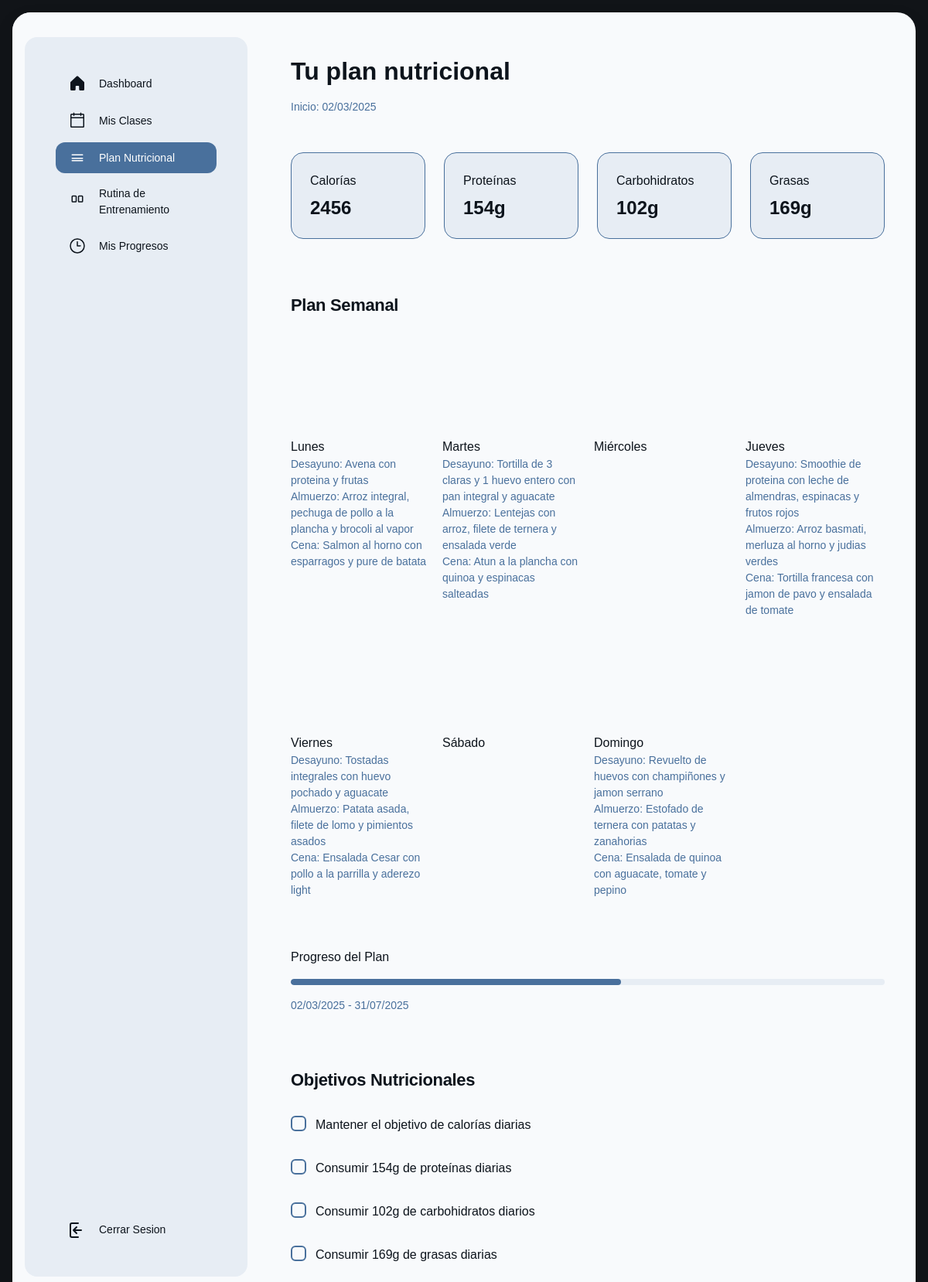
Page /index.php?controlador=nutricionPlan&action=home (signed in) on the committed database.
### tables this page shows
CREATE TABLE `planes_nutricionales` (
  `id` int(11) NOT NULL,
  `usuario_id` int(11) DEFAULT NULL,
  `fecha_inicio` date DEFAULT NULL,
  `fecha_fin` date DEFAULT NULL,
  `objetivo` enum('perdida de peso','ganancia muscular','mantenimiento') DEFAULT NULL
);

CREATE TABLE `dieta_diaria` (
  `id` int(11) NOT NULL,
  `plan_id` int(11) DEFAULT NULL,
  `dia_semana` enum('Lunes','Martes','Miercoles','Jueves','Viernes','Sabado','Domingo') DEFAULT NULL,
  `comida` enum('Desayuno','Almuerzo','Cena','Snack') DEFAULT NULL,
  `descripcion` text DEFAULT NULL
);

### controller/nutricionPlan_controller.php (called while the page is built, shortened)
<?php
function home(){
    require_once("model/gimnasio_model.php");
    $datos = new Gimnasio_model();
    $plan_nutricional = $datos->get_plan_nutricional_by_id($_SESSION['nombre']);
    $dieta_diaria = null;
    $info_nutricional = null;
    if ($plan_nutricional) {
        $dieta_diaria = $datos->get_dieta_by_plan($plan_nutricional['id']);
        $info_nutricional = $datos->get_info_nutricional_plan($plan_nutricional['id']);
    }
    require_once("view/nutricionPlan_view.php");
}
?>

### model/conectar.php (called while the page is built)
<?php
class Conectar{
    public static function conexion(){
        try {
            $conexion=new mysqli("localhost","root","","gimnasio_db");
            $conexion->set_charset("utf8mb4");
        } catch (Exception $e) {
            die('Error:'.$e->getMessage());
        }
        return $conexion;
    }
}
?>

### model/gimnasio_model.php (called while the page is built, shortened)
<?php
require_once 'conectar.php';
class Gimnasio_model {
    public $db;
    public function __construct() {
        $this->db = Conectar::conexion();
    }
    public function get_plan_nutricional_by_id($nombre) {
        $sql = "SELECT p.*, u.nombre as nombre_usuario
                FROM planes_nutricionales p
                JOIN usuarios u ON p.usuario_id = u.id_usuario
                WHERE u.nombre = ?";
        $stmt = $this->db->prepare($sql);
        $stmt->bind_param("s", $nombre);
        $stmt->execute();
        $resultado = $stmt->get_result();
        return $resultado->fetch_assoc();
    }
    public function get_dieta_by_plan($plan_id) {
        $sql = "SELECT * FROM dieta_diaria WHERE plan_id = $plan_id";
        $resultado = $this->db->query($sql);
        $dietas = array();
        while($row = $resultado->fetch_assoc()) {
            $dietas[] = $row;
        }
        return $dietas;
    }
    public function get_info_nutricional_plan($plan_id) {
        $sql = "SELECT
                SUM(a.calorias) as total_calorias,
                SUM(a.proteinas) as total_proteinas,
                SUM(a.carbohidratos) as total_carbohidratos,
                SUM(a.grasas) as total_grasas
                FROM dieta_diaria d
                JOIN alimentos a ON d.descripcion LIKE CONCAT('%', a.nombre, '%')
                WHERE d.plan_id = ?";
        $stmt = $this->db->prepare($sql);
        $stmt->bind_param("i", $plan_id);
        $stmt->execute();
        $resultado = $stmt->get_result();
        return $resultado->fetch_assoc();
    }
}
?>

### view/nutricionPlan_view.php (the view, shortened to what this page needs)
<!DOCTYPE html>
<html>
  <head>
    <link rel="stylesheet" href="https://cdnjs.cloudflare.com/ajax/libs/font-awesome/4.7.0/css/font-awesome.min.css">
    <script src="https://cdn.tailwindcss.com?plugins=forms,container-queries"></script>
  </head>
  <body>
    <div class="main-card">
      <div class="main-content">
        <div class="sidebar-container">
          <div class="sidebar-inner">
            <div class="flex h-full min-h-[700px] flex-col justify-between p-4">
              <div class="flex flex-col gap-4">
                <div class="flex flex-col gap-2">
                  <div class="flex items-center gap-3 px-3 py-2">
                    <div class="text-[#0d141c]" data-icon="House" data-size="24px" data-weight="fill">
                    </div>
                    <a class="text-[#0d141c] text-sm font-medium leading-normal" href="index.php?controlador=home&action=home">Dashboard</a>
                  </div>
                  <div class="flex items-center gap-3 px-3 py-2">
                    <div class="text-[#0d141c]" data-icon="Calendar" data-size="24px" data-weight="regular">
                    </div>
                    <a class="text-[#0d141c] text-sm font-medium leading-normal" href="index.php?controlador=classShedule&action=home">Mis Clases</a>
                  </div>
                  <div class="flex items-center gap-3 px-3 py-2 rounded-xl bg-[#49709c]">
                    <div class="text-white" data-icon="Apple" data-size="24px" data-weight="regular">
                      <svg xmlns="http://www.w3.org/2000/svg" width="24px" height="24px" fill="currentColor" viewBox="0 0 256 256">
                        <path d="M208,88a8,8,0,0,0-8-8H56a8,8,0,0,0,0,16H200A8,8,0,0,0,208,88Zm-8,72H56a8,8,0,0,0,0,16H200a8,8,0,0,0,0-16Zm0-32H56a8,8,0,0,0,0,16H200a8,8,0,0,0,0-16Z"></path>
                      </svg>
                    </div>
                    <a class="text-white text-sm font-medium leading-normal" href="index.php?controlador=nutricionPlan&action=home">Plan Nutricional</a>
                  </div>
                  <div class="flex items-center gap-3 px-3 py-2">
                    <div class="text-[#0d141c]" data-icon="Dumbbell" data-size="24px" data-weight="regular">
                    </div>
                    <a class="text-[#0d141c] text-sm font-medium leading-normal" href="index.php?controlador=rutina&action=home">Rutina de Entrenamiento</a>
                  </div>
                  <div class="flex items-center gap-3 px-3 py-2">
                    <div class="text-[#0d141c]" data-icon="Chart" data-size="24px" data-weight="regular">
                      <svg xmlns="http://www.w3.org/2000/svg" width="24px" height="24px" fill="currentColor" viewBox="0 0 256 256">
                        <path d="M128,24A104,104,0,1,0,232,128,104.11,104.11,0,0,0,128,24Zm0,192a88,88,0,1,1,88-88A88.1,88.1,0,0,1,128,216Zm48-88a8,8,0,0,1-8,8H128a8,8,0,0,1-8-8V72a8,8,0,0,1,16,0v48h40A8,8,0,0,1,176,128Z"></path>
                      </svg>
                    </div>
                    <a class="text-[#0d141c] text-sm font-medium leading-normal" href="index.php?controlador=progreso&action=home">Mis Progresos</a>
                  </div>
                </div>
              </div>
              <div class="flex flex-col gap-4">
                <div class="flex flex-col gap-1">
                  <div class="flex items-center gap-3 px-3 py-2">
                    <div class="text-[#0d141c]" data-icon="Question" data-size="24px" data-weight="regular">
                      <svg xmlns="http://www.w3.org/2000/svg" viewBox="0 0 24 24" width="24" height="24" fill="none" stroke="#0d141c" stroke-width="2" stroke-linecap="round" stroke-linejoin="round">
                        <path d="M13 3H5a2 2 0 0 0-2 2v14a2 2 0 0 0 2 2h8" />
                        <path d="M7 12h10M7 12l4-4M7 12l4 4" />
                      </svg>
                    </div>
                    <a class="text-[#0d141c] text-sm font-medium leading-normal" href="index.php?controlador=miembros&action=desconectar">Cerrar Sesion</a>
                  </div>
                </div>
              </div>
            </div>
          </div>
        </div>
        <div class="content-container">
          <div class="flex flex-wrap justify-between gap-3 p-4">
            <div class="flex min-w-72 flex-col gap-3">
              <p class="text-[#0d141c] tracking-light text-[32px] font-bold leading-tight">Tu plan nutricional</p>
              <p class="text-[#49709c] text-sm font-normal leading-normal">Inicio: <?php echo date('d/m/Y', strtotime($plan_nutricional['fecha_inicio'])); ?></p>
            </div>
          </div>
          <div class="flex flex-wrap gap-4 p-4">
            <div class="flex min-w-[158px] flex-1 flex-col gap-2 rounded-xl p-6 stats-card">
              <p class="text-[#0d141c] text-base font-medium leading-normal">Calorías</p>
              <p class="text-[#0d141c] tracking-light text-2xl font-bold leading-tight"><?php echo round($info_nutricional['total_calorias']); ?></p>
            </div>
            <div class="flex min-w-[158px] flex-1 flex-col gap-2 rounded-xl p-6 stats-card">
              <p class="text-[#0d141c] text-base font-medium leading-normal">Proteínas</p>
              <p class="text-[#0d141c] tracking-light text-2xl font-bold leading-tight"><?php echo round($info_nutricional['total_proteinas']); ?>g</p>
            </div>
            <div class="flex min-w-[158px] flex-1 flex-col gap-2 rounded-xl p-6 stats-card">
              <p class="text-[#0d141c] text-base font-medium leading-normal">Carbohidratos</p>
              <p class="text-[#0d141c] tracking-light text-2xl font-bold leading-tight"><?php echo round($info_nutricional['total_carbohidratos']); ?>g</p>
            </div>
            <div class="flex min-w-[158px] flex-1 flex-col gap-2 rounded-xl p-6 stats-card">
              <p class="text-[#0d141c] text-base font-medium leading-normal">Grasas</p>
              <p class="text-[#0d141c] tracking-light text-2xl font-bold leading-tight"><?php echo round($info_nutricional['total_grasas']); ?>g</p>
            </div>
          </div>
          <h2 class="text-[#0d141c] text-[22px] font-bold leading-tight tracking-[-0.015em] px-4 pb-3 pt-5">Plan Semanal</h2>
          <div class="grid grid-cols-[repeat(auto-fit,minmax(158px,1fr))] gap-3 p-4">
            <?php
            $dias_semana = [
              'Lunes' => 'https://travelingua.es/wp-content/uploads/2023/11/comida-tipica-canada.jpg',
              'Martes' => 'https://sophiederam.com/wp-content/uploads/2022/05/alimentos-saudaveis-para-o-almoco.png',
              'Miércoles' => 'https://cdn.businessinsider.es/sites/navi.axelspringer.es/public/media/image/2023/04/plato-harvard-3006638.jpg?tf=3840x',
              'Jueves' => 'https://xurrosymas.mx/wp-content/uploads/2024/08/comida-saludable-1024x675.jpg',
              'Viernes' => 'https://www.clarin.com/2024/08/18/GwjPHUqMQ_2000x1500__1.jpg',
              'Sábado' => 'https://media-cdn.tripadvisor.com/media/photo-s/1a/44/72/cf/aprende-a-cocinar-comida.jpg',
              'Domingo' => 'https://cdn-3.expansion.mx/dims4/default/dc6563f/2147483647/strip/true/crop/1253x658+0+89/resize/1200x630!/format/jpg/quality/80/?url=https%3A%2F%2Fcdn-3.expansion.mx%2Fa9%2F68%2F255e44db4bc1be07dcc0b495e5ef%2Ftacos-comida-callejera-mexico.jpg'
            ];
            foreach ($dias_semana as $dia => $imagen) {
                $comidas_dia = array_filter($dieta_diaria, function($comida) use ($dia) {
                    return $comida['dia_semana'] === $dia;
                });
            ?>
            <div class="flex flex-col gap-3 pb-3">
              <div class="w-full bg-center bg-no-repeat aspect-video bg-cover rounded-xl" style="background-image: url('<?php echo $imagen; ?>');"></div>
              <div>
                <p class="text-[#0d141c] text-base font-medium leading-normal"><?php echo $dia; ?></p>
                <?php foreach ($comidas_dia as $comida): ?>
                <p class="text-[#49709c] text-sm font-normal leading-normal">
                  <?php echo $comida['comida']; ?>: <?php echo $comida['descripcion']; ?>
                </p>
                <?php endforeach; ?>
              </div>
            </div>
            <?php } ?>
          </div>
          <div class="flex flex-col gap-3 p-4">
            <div class="flex gap-6 justify-between">
              <p class="text-[#0d141c] text-base font-medium leading-normal">Progreso del Plan</p>
            </div>
            <div class="progress-bar">
              <?php
              $dias_transcurridos = (strtotime(date('Y-m-d')) - strtotime($plan_nutricional['fecha_inicio'])) / (60 * 60 * 24);
              $dias_totales = (strtotime($plan_nutricional['fecha_fin']) - strtotime($plan_nutricional['fecha_inicio'])) / (60 * 60 * 24);
              $porcentaje = min(100, max(0, ($dias_transcurridos / $dias_totales) * 100));
              ?>
              <div class="progress-bar-fill" style="width: <?php echo $porcentaje; ?>%;"></div>
            </div>
            <p class="text-[#49709c] text-sm font-normal leading-normal">
              <?php echo date('d/m/Y', strtotime($plan_nutricional['fecha_inicio'])); ?> -
              <?php echo date('d/m/Y', strtotime($plan_nutricional['fecha_fin'])); ?>
            </p>
          </div>
          <h2 class="text-[#0d141c] text-[22px] font-bold leading-tight tracking-[-0.015em] px-4 pb-3 pt-5">Objetivos Nutricionales</h2>
          <div class="px-4">
            <label class="flex gap-x-3 py-3 flex-row">
              <input type="checkbox" class="h-5 w-5 rounded border-2 checkbox-custom bg-transparent text-[#49709c] checked:bg-[#49709c] checked:border-[#49709c] focus:ring-0 focus:ring-offset-0 focus:border-[#49709c] focus:outline-none" />
              <p class="text-[#0d141c] text-base font-normal leading-normal">Mantener el objetivo de calorías diarias</p>
            </label>
            <label class="flex gap-x-3 py-3 flex-row">
              <input type="checkbox" class="h-5 w-5 rounded border-2 checkbox-custom bg-transparent text-[#49709c] checked:bg-[#49709c] checked:border-[#49709c] focus:ring-0 focus:ring-offset-0 focus:border-[#49709c] focus:outline-none" />
              <p class="text-[#0d141c] text-base font-normal leading-normal">Consumir <?php echo round($info_nutricional['total_proteinas']); ?>g de proteínas diarias</p>
            </label>
            <label class="flex gap-x-3 py-3 flex-row">
              <input type="checkbox" class="h-5 w-5 rounded border-2 checkbox-custom bg-transparent text-[#49709c] checked:bg-[#49709c] checked:border-[#49709c] focus:ring-0 focus:ring-offset-0 focus:border-[#49709c] focus:outline-none" />
              <p class="text-[#0d141c] text-base font-normal leading-normal">Consumir <?php echo round($info_nutricional['total_carbohidratos']); ?>g de carbohidratos diarios</p>
            </label>
            <label class="flex gap-x-3 py-3 flex-row">
              <input type="checkbox" class="h-5 w-5 rounded border-2 checkbox-custom bg-transparent text-[#49709c] checked:bg-[#49709c] checked:border-[#49709c] focus:ring-0 focus:ring-offset-0 focus:border-[#49709c] focus:outline-none" />
              <p class="text-[#0d141c] text-base font-normal leading-normal">Consumir <?php echo round($info_nutricional['total_grasas']); ?>g de grasas diarias</p>
            </label>
          </div>
        </div>
      </div>
    </div>
  </body>
</html>

### assets/css/headercss.css (style rules this page uses)
html, body { margin: 0; padding: 0; box-sizing: border-box; }
* { font-family: 'Sora', sans-serif; }

### assets/css/landingPage.css (style rules this page uses)
body { font-family: 'sora', 'Noto Sans', sans-serif !important; background-color: #111418 !important; color: #ffffff !important; }

### view/nutricionPlan_view.php (style rules this page uses)
body { background-color: #dce5ef; }
.main-card { background-color: #f8fafc; border-radius: 1.5rem; margin: 2rem auto; max-width: 1600px; overflow: hidden; box-shadow: 0 10px 25px rgba(0, 0, 0, 0.1); position: relative; }
.main-content { display: flex; position: relative; min-height: 100vh; }
.sidebar-container { width: 320px; padding: 2rem 1rem; background-color: #f8fafc; z-index: 1000; }
.sidebar-inner { background-color: #e7edf4; border-radius: 1rem; height: 100%; padding: 1rem; position: relative; z-index: 1000; }
.content-container { flex: 1; padding: 2rem 1rem; position: relative; }
@media (max-width: 1650px) { .main-card { margin: 1rem; } }
.stats-card { background-color: #e7edf4; border-radius: 1rem; padding: 1.5rem; border: 1px solid #49709c; }
.progress-bar { background-color: #e7edf4; border-radius: 0.5rem; overflow: hidden; }
.progress-bar-fill { background-color: #49709c; height: 0.5rem; border-radius: 0.5rem; transition: width 0.3s ease; }
.checkbox-custom { border-color: #49709c; }

### rows in the picture
planes_nutricionales: fecha_inicio "02/03/2025", fecha_fin "31/07/2025"
dieta_diaria: comida "Desayuno", descripcion "Avena con proteina y frutas"
dieta_diaria: comida "Almuerzo", descripcion "Arroz integral, pechuga de pollo a la plancha y brocoli al vapor"
dieta_diaria: comida "Cena", descripcion "Salmon al horno con esparragos y pure de batata"
dieta_diaria: comida "Desayuno", descripcion "Tortilla de 3 claras y 1 huevo entero con pan integral y aguacate"
dieta_diaria: comida "Almuerzo", descripcion "Lentejas con arroz, filete de ternera y ensalada verde"
dieta_diaria: comida "Cena", descripcion "Atun a la plancha con quinoa y espinacas salteadas"
dieta_diaria: comida "Desayuno", descripcion "Smoothie de proteina con leche de almendras, espinacas y frutos rojos"
dieta_diaria: comida "Almuerzo", descripcion "Arroz basmati, merluza al horno y judias verdes"
dieta_diaria: comida "Cena", descripcion "Tortilla francesa con jamon de pavo y ensalada de tomate"
dieta_diaria: comida "Desayuno", descripcion "Tostadas integrales con huevo pochado y aguacate"
dieta_diaria: comida "Almuerzo", descripcion "Patata asada, filete de lomo y pimientos asados"
dieta_diaria: comida "Cena", descripcion "Ensalada Cesar con pollo a la parrilla y aderezo light"
dieta_diaria: comida "Desayuno", descripcion "Revuelto de huevos con champiñones y jamon serrano"
dieta_diaria: comida "Almuerzo", descripcion "Estofado de ternera con patatas y zanahorias"
dieta_diaria: comida "Cena", descripcion "Ensalada de quinoa con aguacate, tomate y pepino"

### other values in the picture
$info_nutricional['total_calorias'] "2456"
$info_nutricional['total_proteinas'] "154"
$info_nutricional['total_carbohidratos'] "102"
$info_nutricional['total_grasas'] "169"
$dia "Lunes"
$dia "Martes"
$dia "Miércoles"
$dia "Jueves"
$dia "Viernes"
$dia "Sábado"
$dia "Domingo"
